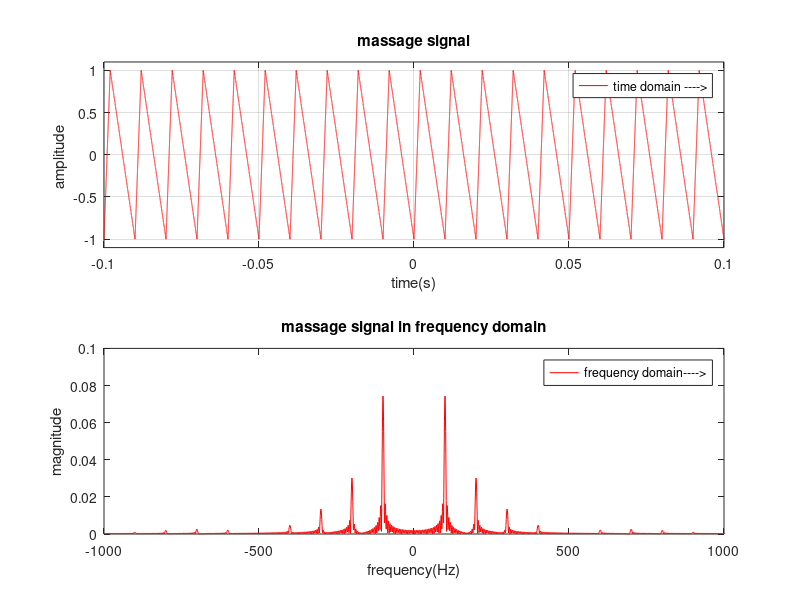
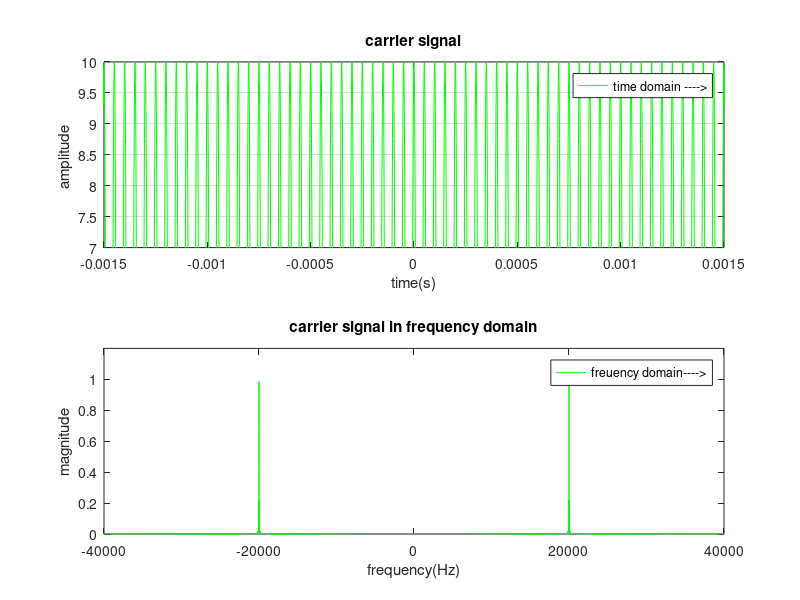
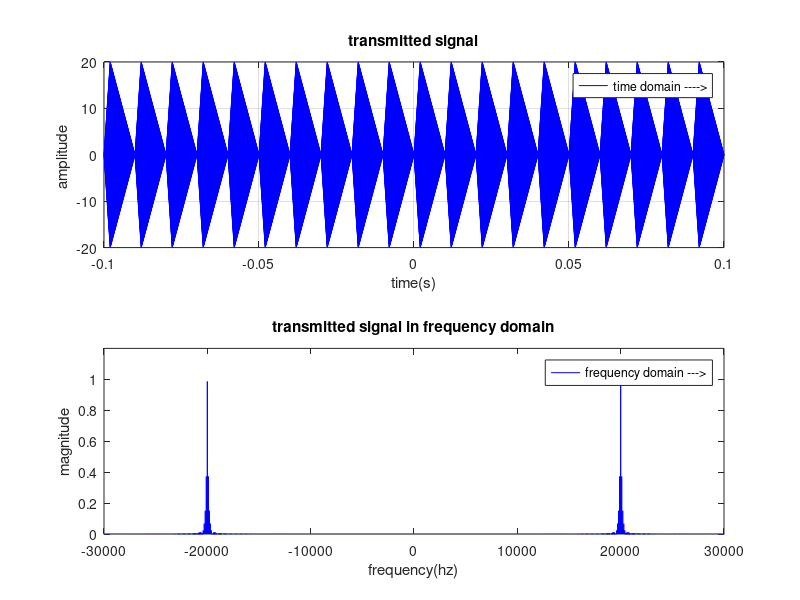
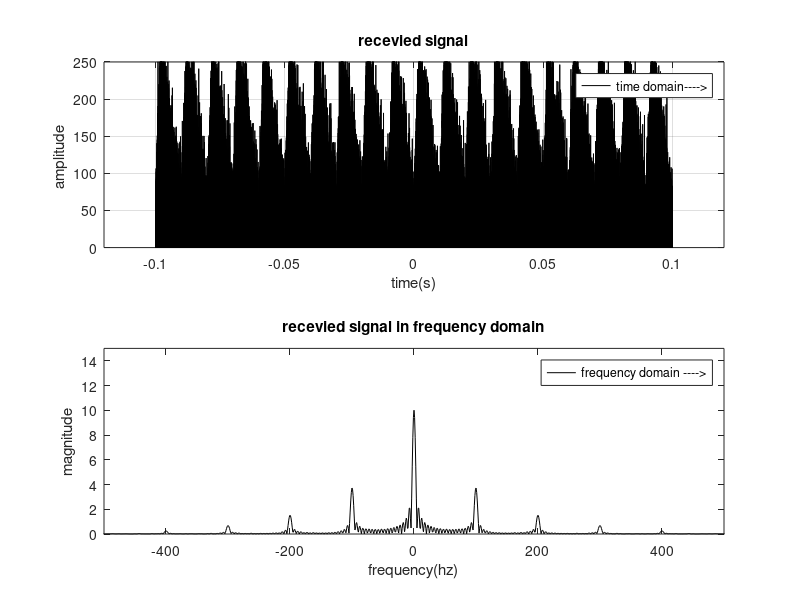

MATLAB code for these plots, in order:
% In the name of wisdom
%==========================================================================
% Student Name: amirhossein shoaraye nejati
% ID: 9521010039
% Project 2
% File name: Am_Modulator.m(by a Sawtooth function input)
% Date: 1.10.2019
% Kashan University
% Course: Fundamentals of Communications Systems, Fall 2018
%==========================================================================
%%%%%%%parameter%%%%%%
clc;% Clear Command Window
clear;    % Remove items from workspace, freeing up system memory
close all;    % close all figures
SNR=0.01; %signal to noise ratio
fm=10e2;%massage frequancey 
fc=2e4;% carrier frequancey
Am=20000;%massage amplitude volt
Ac=10;% carrier amplitude volt
FS=1e6;     % Fs=1 MHz %Sampling Frequency (Hz) % Should be at least 2 x (highest freq. of all signals)
TS=1/FS;      % Sampling Time
n=2^20;       % number of fft points 
g=1/Ac^2;      %gain of filter
B=1;            % AM Mod. index
f=-FS/2:FS/n:(FS/2-FS/n);% frequency variable
%%%%%%% product modulator%%%%%%
t=-0.1:TS:0.1;  % time variable
massage = sawtooth(2*pi*100*t,0.2); % Sawtooth signal
m_f = TS*fftshift(fft(massage,n));
%carrier%
carrier=Ac*cos(2*pi*fc*t);
c_f = TS*fftshift(fft(carrier,n));
%transmitter signal
AM_signal=(1+B*massage).*carrier;
a_f= TS*fftshift(fft(AM_signal,n));
%%%%%%% channel%%%%%%%
L=1; % Channel power loss 
Sigma_n2=20 ; % noise variance (set Sigma_n2=0 for No noise)
n_t=sqrt(Sigma_n2) * randn(1,length(AM_signal)); % n(t) = AWGN noise
tX_signal= 1/sqrt(L) * AM_signal  + n_t ;  % yR(t) = Received signal at receiver

%%%%%%product demodulater%%%%%%
%recevied signal%
RX_signal =  tX_signal.*carrier;
r_f = TS*fftshift(fft(RX_signal,n));
% low pass filter%
wn = .02;     % PSD lowpass filter cut - off frequency
[b,a] = butter(2,wn);    % Design lowpass filter
demod_signal =2*((filter(b,a,RX_signal).*g)-0.5);     % Apply lowpass filter
d_f = TS*fftshift(fft(demod_signal,n));                                             
%%%%PLOTS%%%%%
%plot massage signal%
figure
 subplot(2,1,1)
 plot(t,massage,'r')
 grid on
 title('massage signal')
 xlabel('time(s)')
 ylabel('amplitude ')
 ylim([-1.1 1.1])
 legend ('time domain ---->');
 subplot(2,1,2)
 plot(f,abs(m_f),'r')
 title('massage signal in frequency domain')
 xlabel('frequency(Hz)')
 ylabel('magnitude')
 xlim([-1000 1000]);
 ylim([0 0.1]);
 legend ('frequency domain---->');
 %plot carrier signal%
 figure
 subplot(2,1,1)
 plot(t,carrier,'g')
 grid on
 title('carrier signal')
 xlabel('time(s)')
 ylabel('amplitude ')
 xlim([-1.5e-3 1.5e-3])
 ylim([7 10])
 legend('time domain ---->');
 subplot(2,1,2)
 plot(f,abs(c_f),'g')
 title('carrier signal in frequency domain')
 xlabel('frequency(Hz)')
 ylabel('magnitude')
 ylim([0 1.2])
 xlim([-0.4e5 0.4e5])
 legend('freuency domain---->');
 %plot transmitted signal%
 figure
 subplot(2,1,1)
  plot(t,AM_signal,'b')
 grid on
 title('transmitted signal')
 xlabel('time(s)')
 ylabel('amplitude ')
 legend('time domain ---->');
 subplot(2,1,2)
 plot(f,abs(a_f),'b')
 title('transmitted signal in frequency domain')
 xlabel('frequency(hz)')
 ylabel('magnitude')
 ylim([0 1.2])
 xlim([-3e4 3e4])
 legend('frequency domain --->')
 %plot recevied signal%
 figure
 subplot(2,1,1)
  plot(t,RX_signal,'k')
 grid on
 title('recevied signal')
 xlabel('time(s)')
 ylabel('amplitude ')
 ylim([0 250])
 xlim([-0.12 0.12])
 legend('time domain---->');
 subplot(2,1,2)
 plot(f,abs(r_f),'k')
 title('recevied signal in frequency domain')
 xlabel('frequency(hz)')
 ylabel('magnitude')
 ylim([0 15])
 xlim([-500 500])
 legend('frequency domain ---->');
 %plot demodulated signl%
  figure
 subplot(2,1,1)
  plot(t,demod_signal,'m')
 grid on
 title('Demodulated  signal')
 xlabel('time(s)')
 ylabel('amplitude ')
 ylim([-1.1 1.1])
 xlim([-0.05 0.05])
 legend('time domain---->');
 subplot(2,1,2)
 plot(f,abs(d_f),'m')
 title('demodulated signal in frequency domain')
 xlabel('frequency(Hz)')
 ylabel('magnitude')
 ylim ([0 0.1])
 xlim([-1e4 1e4])
 legend('freuency domain---->');
 
%END
%==========================================================================

 